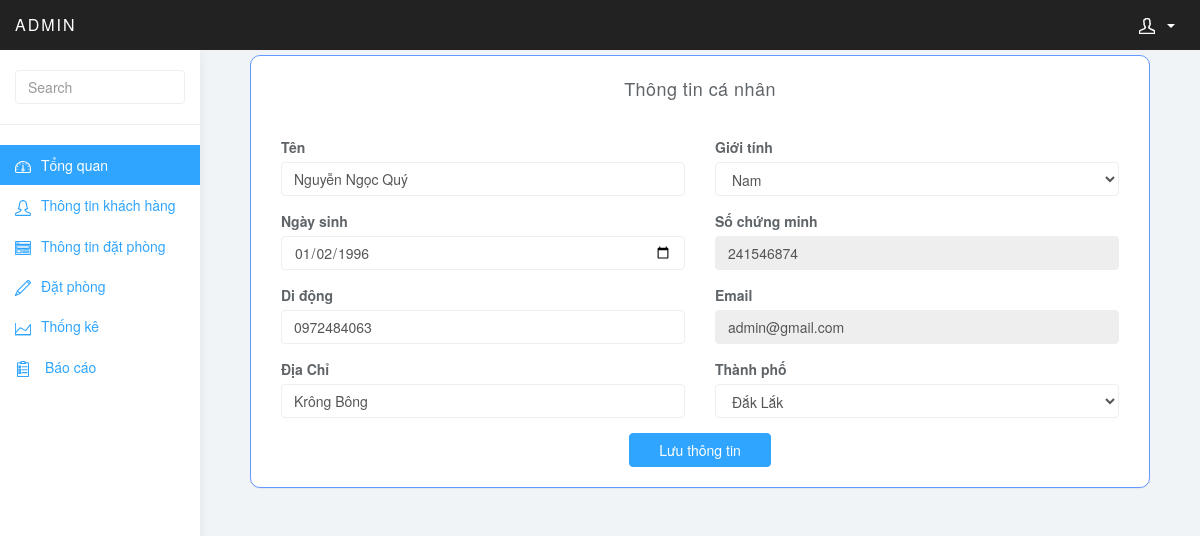
/admin/controller/profile.php (signed in), run on the app's committed database.
### tables this page shows
CREATE TABLE `user_admin` (
  `id` int(11) NOT NULL,
  `adress` varchar(200) NOT NULL,
  `birth_day` date NOT NULL,
  `city_id` int(11) NOT NULL,
  `email` varchar(200) NOT NULL,
  `gender` varchar(100) NOT NULL,
  `level_id` int(11) NOT NULL,
  `name` varchar(100) NOT NULL,
  `passport` varchar(50) NOT NULL,
  `password` varchar(100) NOT NULL,
  `phone` varchar(20) NOT NULL,
  `employee_number` varchar(100) NOT NULL
);

CREATE TABLE `city` (
  `name` varchar(100) NOT NULL,
  `id` int(11) NOT NULL
);

### admin/controller/profile.php (called while the page is built)
<?php
	require_once('../view/view_profile.php');
?>

### admin/include/get_list.php (called while the page is built, shortened)
<?php
function get_city() {
    global $db;
    $query = '
        SELECT *
        FROM city';
    try {
        $statement = $db->prepare($query);
        $statement->execute();
        $result = $statement->fetchAll();
        return $result;
    } catch (PDOException $e) {
        $error_message = $e->getMessage();
        display_db_error($error_message);
    }
}
function get_setting() {
    global $db;
    $query = '
        SELECT *
        FROM hotel_option';
    try {
        $statement = $db->prepare($query);
        $statement->execute();
        $result = $statement->fetch();
        return $result;
    } catch (PDOException $e) {
        $error_message = $e->getMessage();
        display_db_error($error_message);
    }
}
?>

### admin/link.php (called while the page is built)
<?php
	require_once('include/config.php');
	require_once('include/get_list.php');
	$option=get_setting();
	$a='/admin';
	$plink=$option['link'].$a;
?>

### admin/include/admin_db.php (called while the page is built, shortened)
<?php
function get_admin_email($admin_email) {
    global $db;
    $query = '
        SELECT *
        FROM user_admin
        WHERE email = :admin_email';
    try {
        $statement = $db->prepare($query);
        $statement->bindValue(':admin_email', $admin_email);
        $statement->execute();
        $result = $statement->fetch();
        return $result;
    } catch (PDOException $e) {
        $error_message = $e->getMessage();
        display_db_error($error_message);
    }
}
?>

### admin/view/view_profile.php (the view, shortened to what this page needs)
<?php
	require_once('../link.php');
	require_once('../include/admin_db.php');
	require_once('../include/get_list.php');
		require_once('menu.php');
		$admin=get_admin_email($_SESSION['email']);
		$cities=get_city();
?>
<div class="col-sm-9 col-sm-offset-3 col-lg-10 col-lg-offset-2 main">
	<form method="POST" action ="<?php echo $plink;?>/model/profile.php" class="col-sm-12 col-lg-12">
			<div class="row">
				<div class="right col-lg-12">
				  <section class="panel">
				      <header class="panel-heading" style="text-align:center">
				          Thông tin cá nhân
				      </header>
				      <div class="panel-body">
				              <div class="col-md-6 form-group">
								<label for="sel10">Tên</label>
								<input type="text" class="form-control" id="sel10" value="<?php echo $admin['name'];?>" name="name" required>
				              </div>
				              <div class="col-md-6 form-group">
				                <label for="sel11">Giới tính</label>
								<select class="form-control" id="sel11" name="gender" required="">
									<option value="Nam"<?php if ($admin['gender']=="Nam") {
										echo "selected";
									}?> >Nam</option>
								</select>
				              </div>
				              <div class="col-md-6 form-group">
				                <label for="sel12">Ngày sinh</label>
								<input type="date" class="form-control" id="sel12" value="<?php echo $admin['birth_day'];?>" name="birth_day" required min="1900-01-01">
				              </div>
				              <div class="col-md-6 form-group">
				                <label for="sel13">Số chứng minh</label>
								<input type="text" class="form-control" id="sel13" value="<?php echo $admin['passport'];?>" disabled>
				              </div>
				              <div class="col-md-6 form-group">
				                <label for="sel14">Di động</label>
								<input type="tel" class="form-control" id="sel14" value="<?php echo $admin['phone'];?>" name="phone" pattern="[0-9]{10,11}" required>
				              </div>
				              <div class="col-md-6 form-group">
				                <label for="sel15">Email</label>
								<input type="email" class="form-control" id="sel15" value="<?php echo $admin['email'];?>" name="email" disabled>
				              </div>
				               <div class="col-md-6 form-group">
				                <label for="sel16">Địa Chỉ</label>
								<input type="text" class="form-control" id="sel16" value="<?php echo $admin['adress'];?>" name="adress" required>
				              </div>
				              <div class="col-md-6 form-group">
				                <label for="sel17">Thành phố</label>
								<select class="form-control" id="sel17" name="city" required>
									<?php foreach ($cities as $city):;?>
									<option value="<?php echo $city['id'];?>" <?php if ($admin['city_id']==$city['id']) {
										echo "selected";};?>><?php echo $city['name'];?></option>
									<?php endforeach?>
								</select>
				              </div>
				              <div class="row">
								<div class="col-md-5">
								</div>
									<button type="submit" class="col-md-2 btn btn-primary" name="submit">Lưu thông tin</button>
								<div class="col-md-5">
								</div>
							</div>
				      </div>
				  </section>
				</div>
				</div>
				</form>
				</div>
				</body>
				</html>

### admin/css/styles.css (style rules this page uses)
body { background: #f1f4f7; padding-top: 50px; color: #5f6468; }
.form-control { border: 1px solid #eee; box-shadow: none; }
.btn-primary, .btn-primary:hover, .btn-primary:focus, .btn-primary:active, .btn-primary.active, .open > .dropdown-toggle.btn-primary, .btn-primary.disabled, .btn-primary[disabled], fieldset[disabled] .btn-primary, .btn-primary.disabled:hover, .btn-primary[disabled]:hover, fieldset[disabled] .btn-primary:hover, .btn-primary.disabled:focus, .btn-primary[disabled]:focus, fieldset[disabled] .btn-primary:focus, .btn-primary.disabled:active, .btn-primary[disabled]:active, fieldset[disabled] .btn-primary:active, .btn-primary.disabled.active, .btn-primary[disabled].active, fieldset[disabled] .btn-primary.active { background-color: #30a5ff; border-color: #30a5ff; }
.panel { border: 0; }
.panel-heading { font-size: 18px; font-weight: 300; letter-spacing: 0.025em; height: 66px; line-height: 45px; }

### admin/css/form.css (style rules this page uses)
.row { margin: 5px; }
.panel { border: 1px solid #6699FF; border-radius: 10px; }

### data on the page
user_admin: name "Nguyễn Ngọc Quý", gender "Nam", birth_day "01/02/1996", passport "241546874", phone "0972484063", email "admin@gmail.com", adress "Krông Bông", city "Đắk Lắk"
